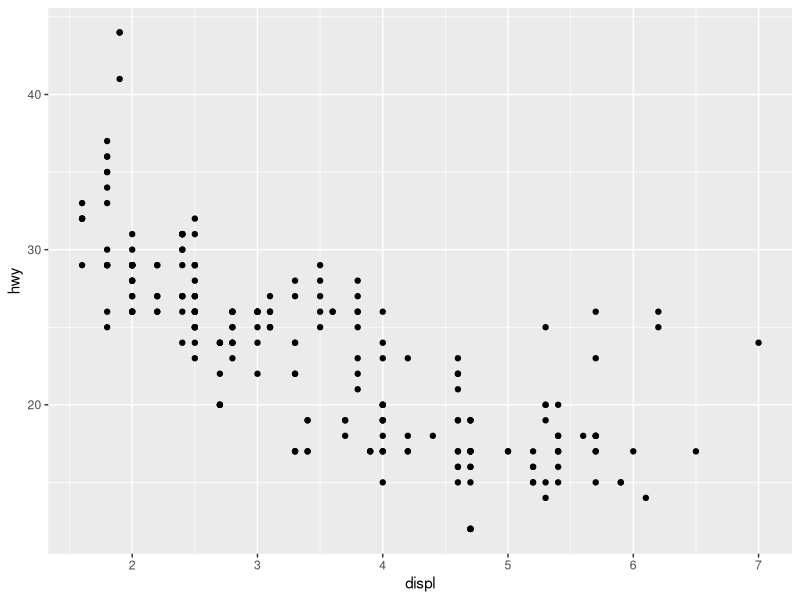
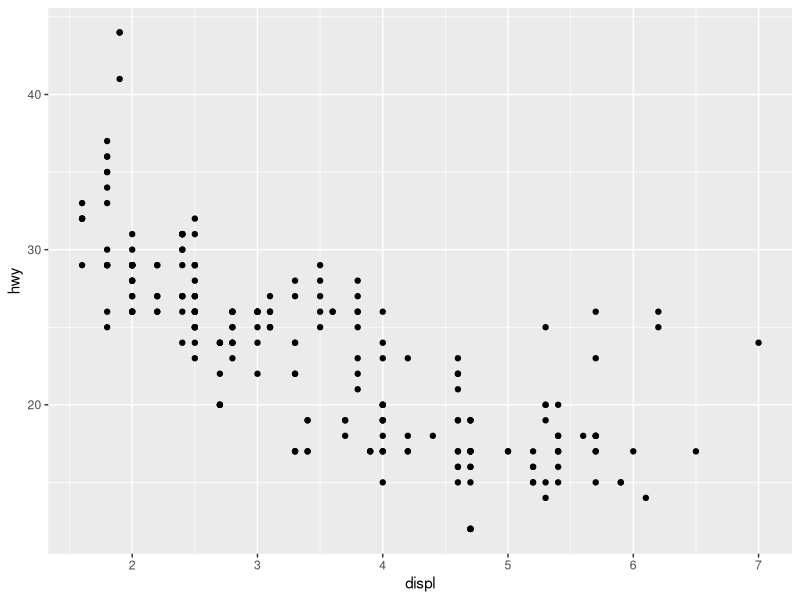
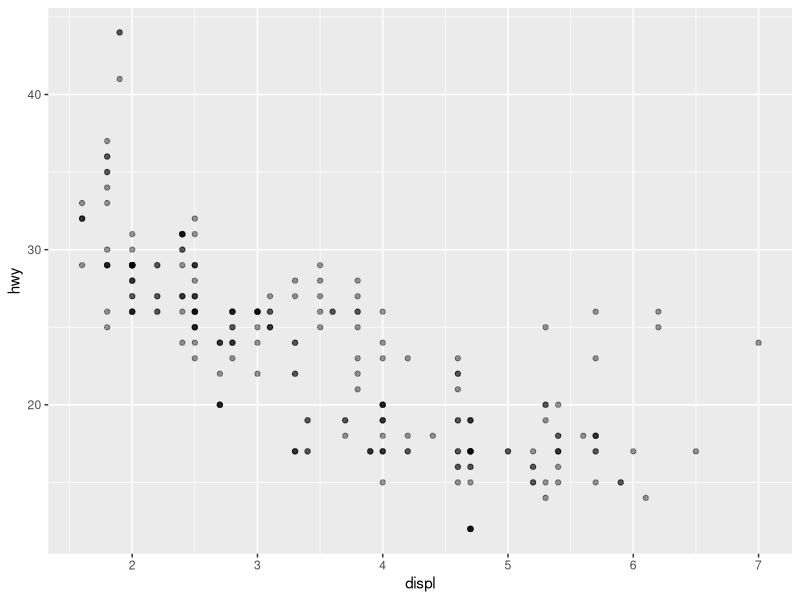
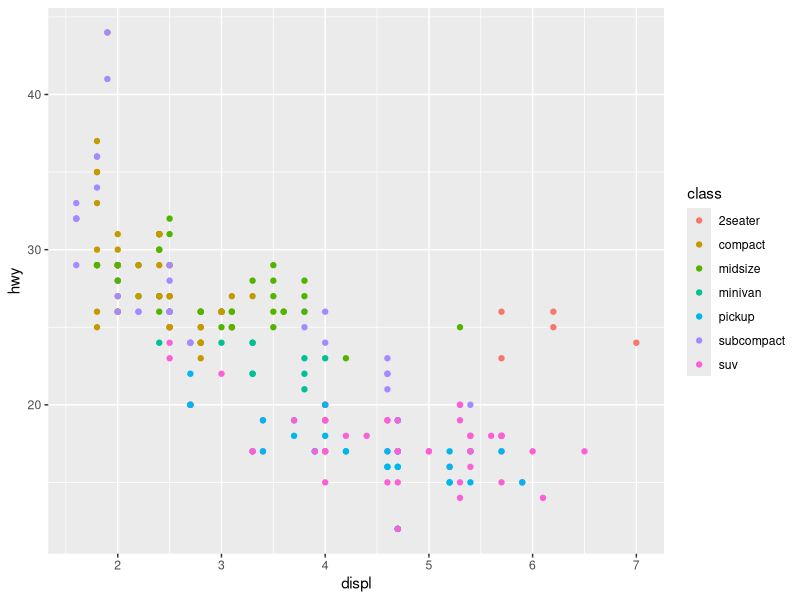
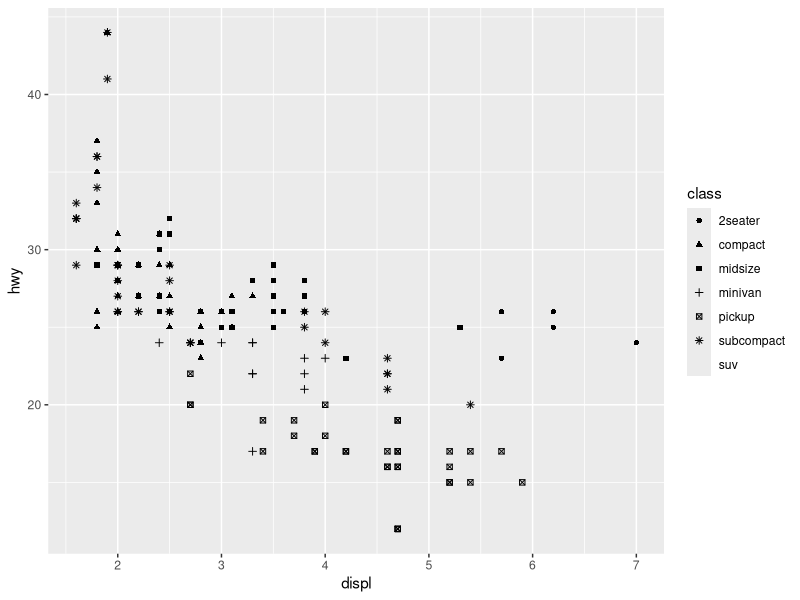
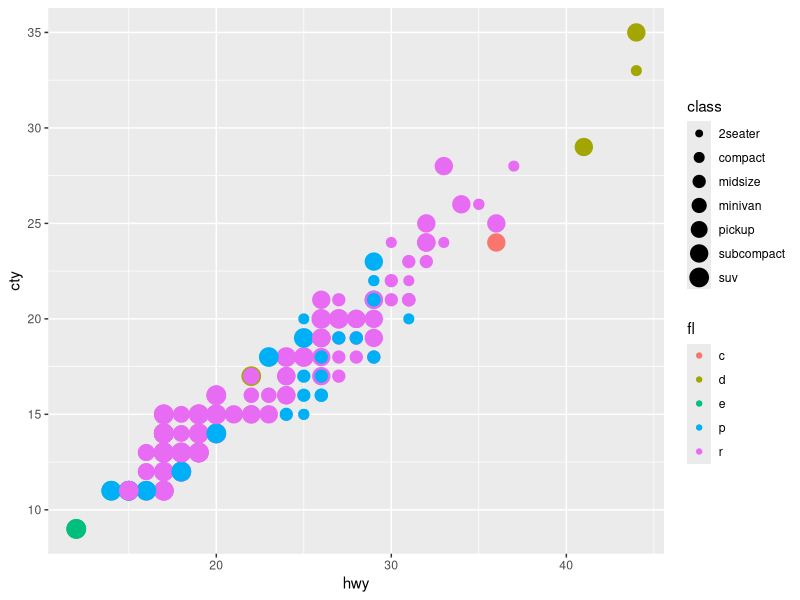
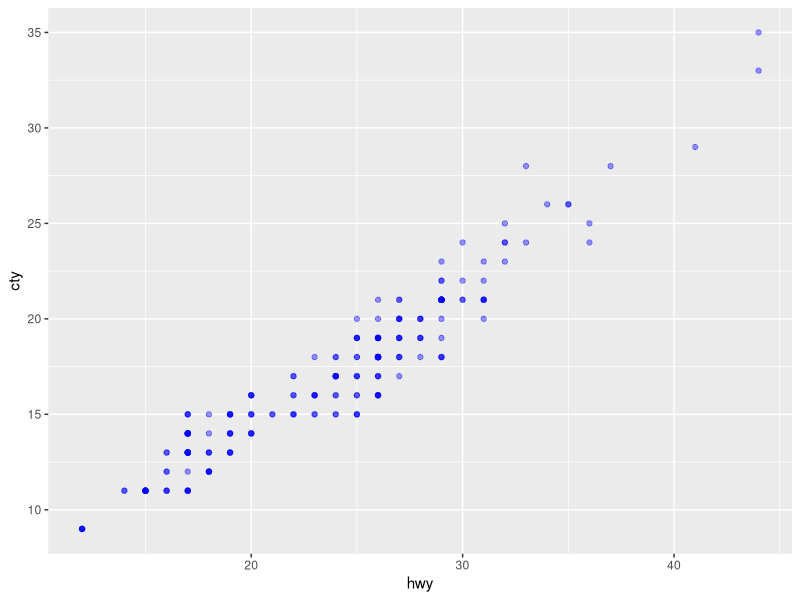
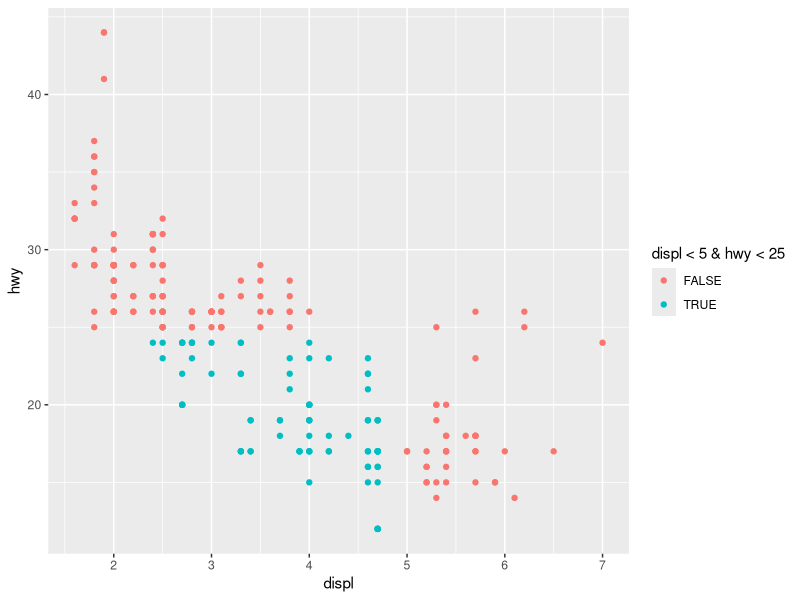

Source code (R) for these figures, in order:
## ---- chunk 1

library(tidyverse)

knitr::opts_chunk$set(echo = TRUE, message = TRUE)
## ---- chunk 2
mpg
## ---- chunk 3
ggplot(data = mpg, aes(x = displ, y = hwy)) + geom_point()
## ---- chunk 4
#assign this plot to a variable

car_plot <- ggplot(data = mpg, aes(displ, hwy))
## ---- chunk 5
car_plot + geom_point()
## ---- chunk 6
ggplot(data = mpg, aes(x = displ, y = hwy)) +
  geom_point(alpha = 0.4)
## ---- chunk 7
ggplot(data = mpg, aes(x = displ, y = hwy)) + 
  geom_point(aes(color = class))
## ---- chunk 8
ggplot(data = mpg) + 
  geom_point(aes(x = displ, y = hwy, shape = class))
## ---- chunk 9
ggplot(data = mpg, aes(x = hwy, y = cty)) +
  geom_point(aes(size = class, color = fl))
## ---- chunk 10
ggplot(data = mpg) +
  geom_point(aes(x = hwy, y = cty), color = "blue", alpha = 0.4)
## ---- chunk 11
ggplot(data = mpg) + geom_point(aes(x = displ, y = hwy, color = displ < 5 & hwy <25 ))
## ---- chunk 12
ggplot(data = mpg) +
  geom_point(aes(x = displ, y = hwy)) + 
  facet_wrap(~ manufacturer)
## ---- chunk 13
ggplot(data = mpg) +
  geom_point(aes(x = displ, y = hwy, color = class), alpha = 0.4) + 
  facet_wrap(~ manufacturer)
## ---- chunk 14
ggplot(data = mpg) +
  geom_point(aes(x = displ, y = hwy, color = class)) + 
  facet_wrap(~ manufacturer) + 
  theme_bw()
## ---- chunk 15

library(ggthemes)

## ---- chunk 16

ggplot(data = mpg) +
  geom_point(aes(x = displ, y = hwy, color = class)) + 
  facet_wrap(~ manufacturer) +
  theme_excel()
## ---- chunk 17
ggplot(data = mpg, aes(x = drv, y = hwy)) + 
  geom_jitter()
## ---- chunk 18
ggplot(data = mpg, aes(x = drv, y = hwy)) + 
  geom_boxplot()
## ---- chunk 19
ggplot(data = mpg, aes(x = drv, y = hwy)) + 
  geom_violin()
## ---- chunk 20
ggplot(data = mpg, aes(x = displ, y = hwy)) + 
  geom_point() +
  geom_smooth()
## ---- chunk 21
ggplot(data = mpg, aes(x = displ, y = hwy)) + 
  geom_point(aes(color = class)) +
  geom_smooth(color = "black") + 
  theme_minimal() + 
  theme(legend.title=element_blank(), legend.position = "bottom") +
  ggtitle("Relationship Between Engine Size and Miles Per Gallon (MPG)") +
  xlab("Highway MPG") + ylab("Engine Displacement (Liters)")
## ---- chunk 22
ggplot(data = mpg, aes(x = displ, y = hwy)) + 
  geom_point(aes(color = class)) +
  geom_smooth(color = "black") + 
  theme_minimal() + 
  theme(legend.title=element_blank(), legend.position = "bottom") +
  labs(title = "Relationship Between Engine Size and Miles Per Gallon (MPG)", x = "Highway MPG", y = "Engine Displacement (Liters)")
## ---- chunk 23
ggplot(data = mpg) +
  geom_bar(aes(x = fl, fill = fl))
  
## ---- chunk 24
ggplot(data = mpg) +
  geom_bar(aes(x = fl, fill = class))
  
## ---- chunk 25
ggplot(data = mpg) +
  geom_bar(aes(x = fl, fill = class), position = "fill")
  
## ---- chunk 26
ggplot(data = mpg) +
  geom_bar(aes(x = fl, fill = class), position = "dodge")
  
## ---- chunk 27
ggplot(data = mpg) +
  geom_bar(aes(x = fl, fill = class), position = "dodge") +
  theme_bw() +
  scale_x_discrete(labels = c("CNG", "Diesel", "Ethanol", "Premium", "Regular")) + 
  labs(x = "\n Fuel Type", y = "Number of Cars \n")
  
## ---- chunk 28
ggplot(data = mpg) +
  geom_bar(aes(x = fl, fill = class), position = "dodge") +
  theme_bw() +
  scale_x_discrete(labels = c("CNG", "Diesel", "Ethanol", "Premium", "Regular")) + 
  labs(x = "\n Fuel Type", y = "Number of Cars \n") + 
  scale_fill_brewer(palette = "Blues")
   
## ---- chunk 29
RColorBrewer::display.brewer.all()
## ---- chunk 30
ggplot(data = mpg) +
  geom_bar(aes(x = fl, fill = class), position = "dodge") +
  theme_bw() +
  scale_x_discrete(labels = c("CNG", "Diesel", "Ethanol", "Premium", "Regular")) + 
  labs(x = "\n Fuel Type", y = "Number of Cars \n") + 
  scale_fill_brewer(palette = "Set3")
   
## ---- chunk 31
myplot <- ggplot(data = mpg) +
  geom_bar(aes(x = fl, fill = class), position = "dodge") +
  theme_bw() +
  scale_x_discrete(labels = c("CNG", "Diesel", "Ethanol", "Premium", "Regular")) + 
  labs(x = "\n Fuel Type", y = "Number of Cars \n") + 
  scale_fill_brewer(palette = "Set3")

ggsave("my_ggplot.pdf", myplot, width = 5, height = 6)

